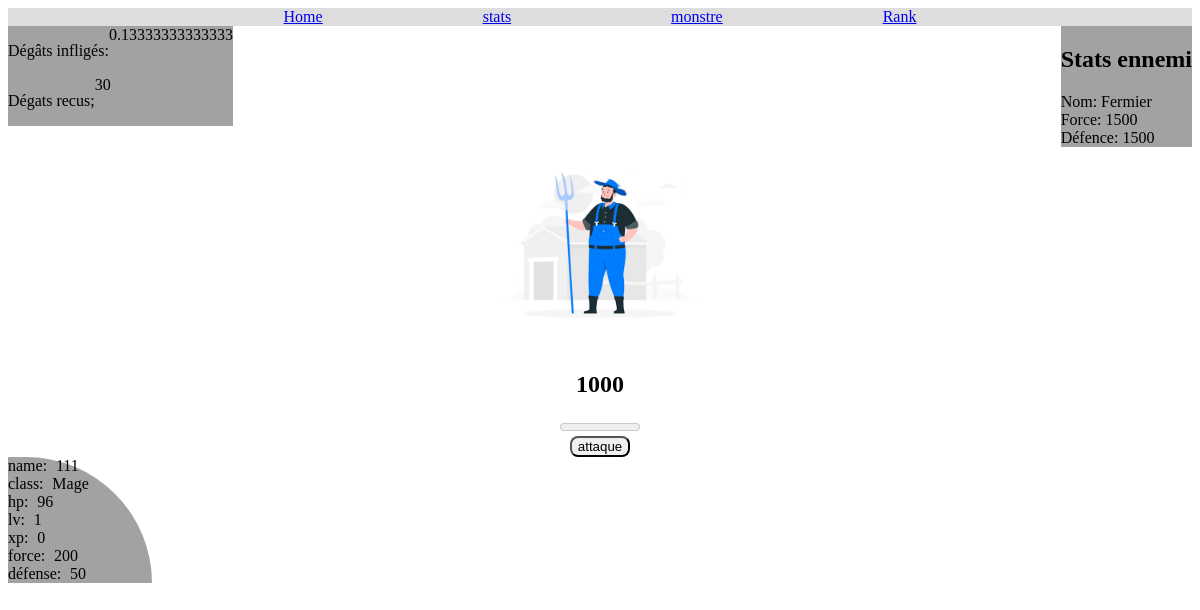
Page /enemy/fermier.php (signed in) on the committed database.
### tables this page shows
CREATE TABLE `player` (
  `id` int(11) NOT NULL,
  `name` varchar(20) NOT NULL,
  `password` varchar(30) NOT NULL,
  `class` varchar(10) NOT NULL,
  `hp` bigint(20) NOT NULL DEFAULT 100,
  `hpMax` int(11) NOT NULL DEFAULT 100,
  `xp` int(11) NOT NULL,
  `level` int(11) NOT NULL,
  `strength` int(11) NOT NULL DEFAULT 50,
  `defense` int(11) NOT NULL DEFAULT 50
);

CREATE TABLE `mob` (
  `id` int(11) NOT NULL,
  `name` varchar(20) NOT NULL,
  `hp` int(20) NOT NULL,
  `maxHp` int(11) NOT NULL,
  `strength` int(11) NOT NULL,
  `defenses` int(11) NOT NULL
);

### enemy/player.php (called while the page is built, shortened)
<?php
$mysqli = new mysqli ("localhost","Mario","Mailswif22","rpg_php");
$sql= "SELECT * FROM player WHERE name ='$_SESSION[name]' ";
$result = $mysqli->query($sql);
$row = mysqli_fetch_assoc($result);
?>

### enemy/fermier.php (the view, shortened to what this page needs)
<?php
        require ('player.php');
        include ('header.php');
        $sqlv= "SELECT * FROM mob WHERE id = 3";
        $resultv = $mysqli->query($sqlv);
        $rowv = mysqli_fetch_assoc($resultv);
?>
        <div class="containerMobStats">
            <div>
                    <div class="mobAtk">
                        <p>Dégâts infligés:</p>
                        <div><?php echo  $row['strength'] / $rowv['defenses'];?></div>
                    </div>
                    <div class="mobAtk">
                        <p>Dégats recus;</p>
                        <div><?php echo $rowv['strength'] / $row['defense'];?></div>
                    </div>
            </div>
            <div class="statentity">
                <h2>Stats ennemi</h2>
                <div><?php echo "Nom: ".$rowv['name'];?></div>
                <div><?php echo "Force: ".$rowv['strength'];?></div>
                <div><?php echo "Défence: ".$rowv['defenses'];?></div>
            </div>
        </div>
    <div class="containerMob">
        <div class="imgAnime"><img  src="..\img\fermier.png" width="200"
        height="200" alt="poule" ></div>
        <div><h2><?php echo "".$rowv['hp']."" ?></h2></div>
        <div><meter  id="hpPoulet"  min="0"  max="100" value=<?php $rowv['hp']?>><?php $rowv['hp']?></meter></div>
    </div>
        <form class="formAtk" action="enemySettings/fermierAtk.php" method="post">
                <input class="btnAtk" name="login" type="submit" value="attaque" />
        </form>
        <?php mysqli_close($mysqli);
        include ('footer.php'); ?>

### enemy/footer.php (shortened to what this page needs)
<?php
 require ('../settings/dataConnect.php');
$sql = "SELECT * From player
WHERE name ='$_SESSION[name]' ";
$result = $mysqli->query($sql);
 if ($result->num_rows > 0) {
  ?> <div class="footer"><?php
    while($row = $result->fetch_assoc()) {
      echo " <div>name: " . $row["name"]. " </div><div> class: ". $row["class"]. " </div><div>hp: ". $row["hp"]. " </div><div>lv: ". $row["level"]. " </div><div>xp: " . $row["xp"]." </div><div>force: " . $row["strength"]. " </div><div>défense: " . $row["defense"]. "<br></div>";
    ?> </div><?php
    }
  } else {
    echo "0 results";
  }
?> </div> <?php

### styles.css (style rules this page uses)
.containerMob { text-align: center; display:grid; }
.formAtk { display: flex; justify-content: center; }
.mobAtk { display:flex; background-color: rgba(116, 113, 109, 0.651); }
.containerMobStats { display: flex; justify-content: space-between; }
.imgAnime { position: relative; animation: mymove 2s infinite; }
.footer { font-size: 1rem; background-color: rgba(116, 113, 109, 0.651); border-top-right-radius: 10rem; word-spacing: 0.3rem; margin-right: 65rem; }
.statentity { background-color: rgba(116, 113, 109, 0.651); }
.btnAtk { border: 0.rem solid black; border-radius: 0.5rem; }

### rows in the picture
player: $row['strength']/$rowv['defenses'] "0.13333333333333", name "111", class "Mage", hp "96", level "1", xp "0", strength "200", defense "50"
mob: $rowv['strength']/$row['defense'] "30", name "Fermier", strength "1500", defenses "1500", hp "1000"
